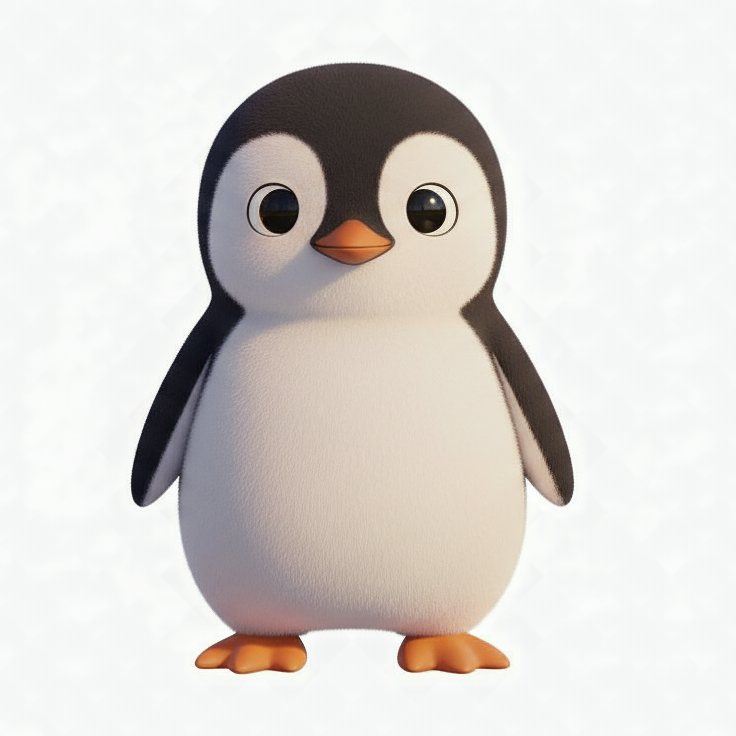
#> input picture pico_input.png, 1472 x 1472 px (shown at 1/2 size)
$ python sora_prepare_image.py ../../pico_input.png out.png 100 100
#> lines starting #> are read from the running program, lines starting #| are printed output that depends on the picture
#!/usr/bin/env python3
"""Utility script to resize + center-crop an image to a target resolution.
Outputs a JSON payload with processing metadata to stdout."""
import json
import sys
import os
from PIL import Image


def parse_int(value, fallback=None):
    try:
        return int(value)
    except (TypeError, ValueError):
        return fallback


def ensure_parent_dir(path):
    parent = os.path.dirname(path)
    if parent:
        os.makedirs(parent, exist_ok=True)


def smart_resize_crop(input_path, output_path, target_width, target_height):
#> called with input_path = '../../pico_input.png', output_path = 'out.png', target_width = 100, target_height = 100
    img = Image.open(input_path)
#> img is the input picture: PIL image 1472x1472 RGB; mean R, G, B 217.8, 213.6, 209.9
    orig_width, orig_height = img.size
#> orig_width = 1472; orig_height = 1472

    target_ratio = target_width / target_height
    orig_ratio = orig_width / orig_height
#> orig_ratio = 1

    if orig_ratio > target_ratio:
        new_height = target_height
        new_width = int(round(orig_width * (target_height / orig_height)))
    else:
        new_width = target_width
        new_height = int(round(orig_height * (target_width / orig_width)))
#> new_height = 100

    resized = img.resize((new_width, new_height), Image.Resampling.LANCZOS)
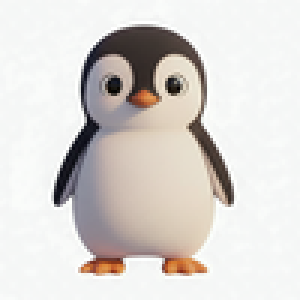
#> resized: PIL image 100x100 RGB (shown 3 times larger); mean R, G, B 217.7, 213.5, 209.9

    left = max(0, (new_width - target_width) // 2)
    top = max(0, (new_height - target_height) // 2)
#> top = 0
    right = left + target_width
    bottom = top + target_height
#> bottom = 100

    cropped = resized.crop((left, top, right, bottom))
    ensure_parent_dir(output_path)
    cropped.save(output_path, format='PNG', optimize=True)

    return {
        "input_path": input_path,
        "output_path": output_path,
        "original_width": orig_width,
        "original_height": orig_height,
        "resized_width": new_width,
        "resized_height": new_height,
        "target_width": target_width,
        "target_height": target_height
    }


def main(argv):
    if len(argv) < 5:
        raise SystemExit(
            "Usage: sora_prepare_image.py <input_path> <output_path> <target_width> <target_height>"
        )

    input_path = argv[1]
    output_path = argv[2]
    target_width = parse_int(argv[3])
    target_height = parse_int(argv[4])

    if target_width is None or target_height is None or target_width <= 0 or target_height <= 0:
        raise SystemExit("target_width/target_height must be positive integers")

    if not os.path.exists(input_path):
        raise SystemExit(f"Input file not found: {input_path}")

    result = smart_resize_crop(input_path, output_path, target_width, target_height)
    print(json.dumps(result, ensure_ascii=False))
#| {"input_path": "../../pico_input.png", "output_path": "out.png", "original_width": 1472, "original_height": 1472, "resized_width": 100, "resized_height": 100, "target_width": 100, "target_height": 100}


if __name__ == '__main__':
    main(sys.argv)
